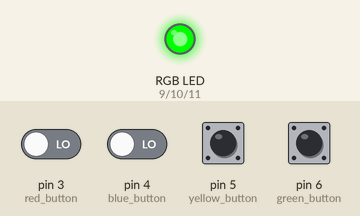
This sketch was run on a simulated Arduino Uno, built with avr-gcc and run on an emulated ATmega328P. On the bench: an RGB LED mixed from three pins (HIGH = lit). Dashed ring = blinking. The inputs (shaded band) are chosen by the test bench; at power-on: pin 3 (red_button), pin 4 (blue_button), pin 5 (yellow_button), pin 6 (green_button) LOW. Random numbers use the default seed unless the sketch sets one; what the sketch prints to the serial monitor is not drawn.

Above: at 3.8 s.
3.9 s: pin 5 (yellow_button) pulled HIGH for 0.15 s
7.0 s: pin 6 (green_button) pulled HIGH for 1 s
At 9.2 s:
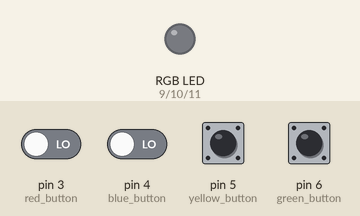
9.5 s: pin 3 (red_button) driven HIGH and pin 4 (blue_button) driven HIGH
At 10.4 s:
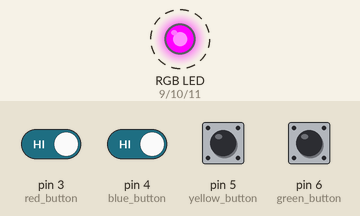
12.5 s: pin 5 (yellow_button) pulled HIGH for 1 s
At 13.8 s:
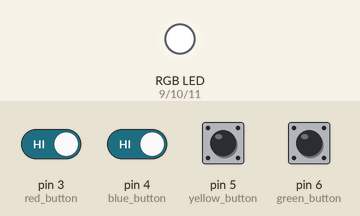
15.5 s: pin 3 (red_button) driven LOW
18.5 s: pin 5 (yellow_button) pulled HIGH for 0.15 s
At 20.6 s:
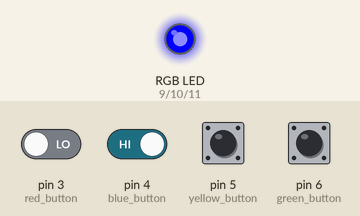
Timing chart, 0 to 22.0 s (numbered marks = the images above; inputs shaded):
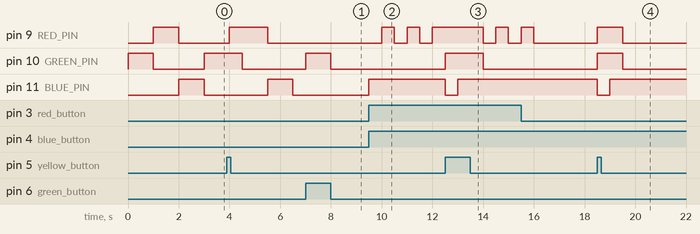

The sketch:

MEMORY_GAME_FINISH.ino
```cpp
// Define the pins for the RGB LED
const int RED_PIN = 9;
const int GREEN_PIN = 10;
const int BLUE_PIN = 11;

// Define the pin numbers for the pushbuttons
const int green_button = 6;
const int yellow_button = 5;
const int blue_button = 4;
const int red_button = 3;
const int ledPin = 13;  // The number of the LED pin (not used in the current code)

int previousColor = -1;  // Variable to store the previous color to avoid repetition

// Variables for reading the pushbutton status
int buttonState1 = 0;
int buttonState2 = 0;
int buttonState3 = 0;
int buttonState4 = 0;

unsigned long startTime;  // Variable to store the start time of the game
const int showTime = 1000;  // Time (in milliseconds) to show each color
const int gameLen = 6;  // Length of the color sequence
const unsigned long duration = showTime * gameLen;  // Total duration for showing the LED sequence

int correctOrder[gameLen];  // Array to store the correct order of colors
int playerOrder[] = {9, 9, 9, 9, 9, 9};  // Array to store the player's input (initialized to a default value)

int i = 0;  // Index for correctOrder
int j = 0;  // Index for playerOrder

void setup() {
  // Set the RGB LED pins as output
  pinMode(RED_PIN, OUTPUT);
  pinMode(GREEN_PIN, OUTPUT);
  pinMode(BLUE_PIN, OUTPUT);

  // Set the pushbutton pins as input
  pinMode(green_button, INPUT);
  pinMode(yellow_button, INPUT);
  pinMode(blue_button, INPUT);
  pinMode(red_button, INPUT);

  // Seed the random number generator
  randomSeed(analogRead(0));

  // Initialize start time
  startTime = millis();

  // Initialize serial communication
  Serial.begin(9600);
}

void loop() {
  updatecolor();  // Update the color sequence
  updatebutton();  // Check for button presses and record player's input

  if (j == 6) {
    updategame();  // Check the game result if all colors have been inputted by the player
  }
}

void updatecolor() {
  // Check if the time duration for showing colors has not yet elapsed
  if (millis() - startTime < duration) {
    int color;
    do {
      color = random(4);  // Generate a random number (0-3) to represent the color
    } while (color == previousColor);  // Ensure the new color is different from the previous one

    // Set RGB values based on the selected color
    switch (color) {
      case 0:  // Green
        digitalWrite(RED_PIN, LOW);
        digitalWrite(GREEN_PIN, HIGH);
        digitalWrite(BLUE_PIN, LOW);
        correctOrder[i] = 0;  // Store the correct color in the array
        Serial.println(" - GREEN");
        break;
      case 1:  // Yellow (combination of red and green)
        digitalWrite(RED_PIN, HIGH);
        digitalWrite(GREEN_PIN, HIGH);
        digitalWrite(BLUE_PIN, LOW);
        correctOrder[i] = 1;  // Store the correct color in the array
        Serial.println(" - YELLOW");
        break;
      case 2:  // Blue
        digitalWrite(RED_PIN, LOW);
        digitalWrite(GREEN_PIN, LOW);
        digitalWrite(BLUE_PIN, HIGH);
        correctOrder[i] = 2;  // Store the correct color in the array
        Serial.println(" - BLUE");
        break;
      case 3:  // Red
        digitalWrite(RED_PIN, HIGH);
        digitalWrite(GREEN_PIN, LOW);
        digitalWrite(BLUE_PIN, LOW);
        correctOrder[i] = 3;  // Store the correct color in the array
        Serial.println(" - RED");
        break;
    }
    previousColor = color;  // Update the previous color
    i++;  // Increment the index for correctOrder
    delay(showTime);  // Delay before showing the next color
  } else {
    // Turn off the RGB LED after the sequence is shown
    digitalWrite(RED_PIN, LOW);
    digitalWrite(GREEN_PIN, LOW);
    digitalWrite(BLUE_PIN, LOW);
  }
}

void updatebutton() {
  // Read the state of the pushbuttons
  buttonState1 = digitalRead(green_button);
  buttonState2 = digitalRead(yellow_button);
  buttonState3 = digitalRead(blue_button);
  buttonState4 = digitalRead(red_button);

  // Check if the green button is pressed
  if (buttonState1 == HIGH) {
    digitalWrite(GREEN_PIN, HIGH);  // Turn on the green LED
    Serial.println(" - GREEN");
    delay(500);  // Debounce delay
    playerOrder[j] = 0;  // Record player's input
    j++;  // Increment the index for playerOrder
  } else {
    digitalWrite(GREEN_PIN, LOW);  // Turn off the green LED
  }

  // Check if the yellow button is pressed
  if (buttonState2 == HIGH) {
    digitalWrite(GREEN_PIN, HIGH);
    digitalWrite(RED_PIN, HIGH);  // Turn on the yellow LED (green + red)
    Serial.println(" - YELLOW");
    delay(500);  // Debounce delay
    playerOrder[j] = 1;  // Record player's input
    j++;
  } else {
    digitalWrite(GREEN_PIN, LOW);
    digitalWrite(RED_PIN, LOW);  // Turn off the yellow LED
  }

  // Check if the blue button is pressed
  if (buttonState3 == HIGH) {
    digitalWrite(BLUE_PIN, HIGH);  // Turn on the blue LED
    Serial.println(" - BLUE");
    delay(500);  // Debounce delay
    playerOrder[j] = 2;  // Record player's input
    j++;
  } else {
    digitalWrite(BLUE_PIN, LOW);  // Turn off the blue LED
  }

  // Check if the red button is pressed
  if (buttonState4 == HIGH) {
    digitalWrite(RED_PIN, HIGH);  // Turn on the red LED
    Serial.println(" - RED");
    delay(500);  // Debounce delay
    playerOrder[j] = 3;  // Record player's input
    j++;
  } else {
    digitalWrite(RED_PIN, LOW);  // Turn off the red LED
  }
}

void updategame() {
  // Check the player's input against the correct color sequence
  for (int k = 0; k < 6; k++) {
    if (playerOrder[k] != correctOrder[k]) {
      // If the player's input is incorrect, turn on the red LED for 3 seconds
      digitalWrite(RED_PIN, HIGH);
      delay(3000);
      digitalWrite(RED_PIN, LOW);
    } else {
             {
      // If the player's input is correct, flash the green LED multiple times
      digitalWrite(GREEN_PIN, HIGH);
      delay(200);
      digitalWrite(GREEN_PIN, LOW);
      delay(200);
      digitalWrite(GREEN_PIN, HIGH);
      delay(200);
      digitalWrite(GREEN_PIN, LOW);
      delay(200);
      digitalWrite(GREEN_PIN, HIGH);
      delay(200);
      digitalWrite(GREEN_PIN, LOW);
      delay(200);
      }
    }
  }
}
```

Measured:
- after the input at 7.0 s, pin 10 (GREEN_PIN): LOW → HIGH at once, → LOW 1.0 s later
- after the input at 9.5 s, pin 9 (RED_PIN): alternates HIGH for 0.50 s and LOW for 0.50 s, starting after 0.50 s; pin 11 (BLUE_PIN): LOW → HIGH at once
- after the input at 12.5 s, pin 10 (GREEN_PIN): LOW → HIGH at once, → LOW 1.5 s later; pin 11 (BLUE_PIN): HIGH → LOW at once, → HIGH 0.50 s later
- after the input at 18.5 s, pin 9 (RED_PIN), pin 10 (GREEN_PIN): LOW → HIGH at once, → LOW 1.0 s later; pin 11 (BLUE_PIN): HIGH → LOW at once, → HIGH 0.50 s later
